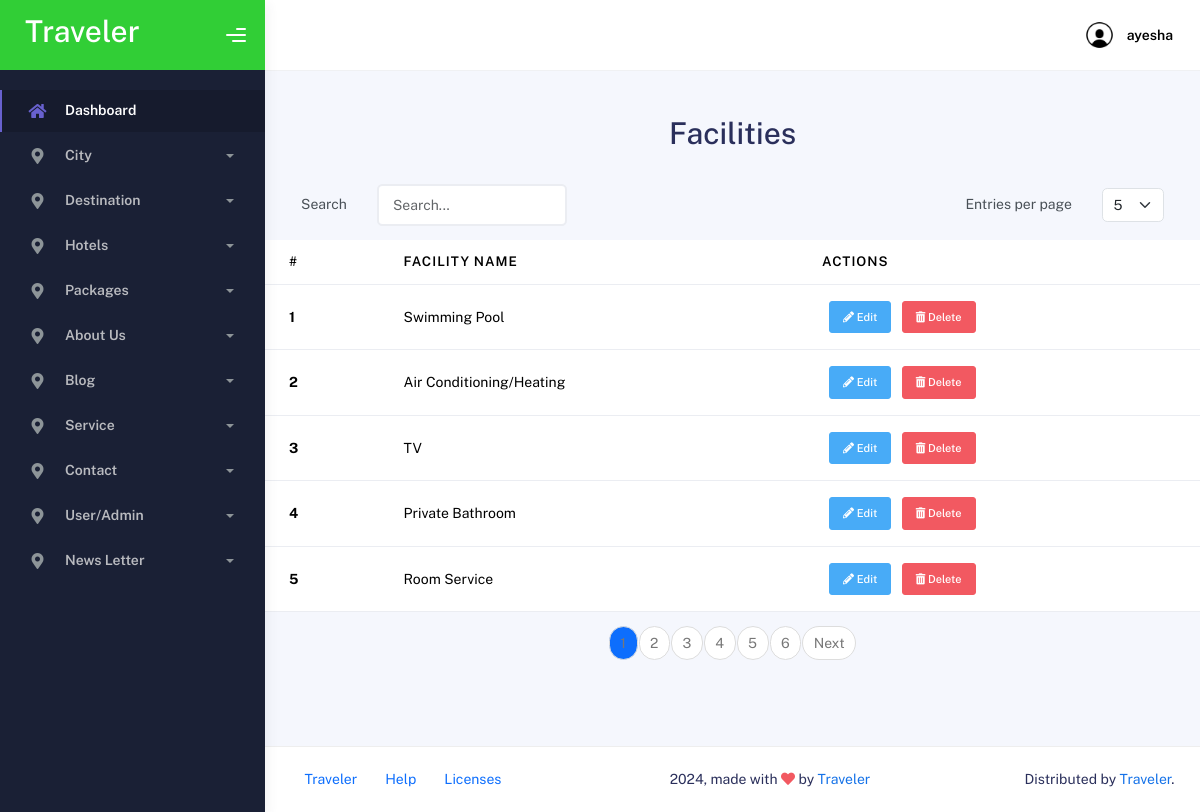
Page /admin/facilityshow.php (signed in) on the committed database.
### tables this page shows
CREATE TABLE `facility` (
  `FacilityID` int(11) NOT NULL,
  `FacilityName` varchar(255) NOT NULL
);

### admin/facilityshow.php (the view, shortened to what this page needs)
<?php
require "header.php";
require "connection.php";
$page = isset($_GET['page']) ? (int) $_GET['page'] : 1;
$entries_per_page = isset($_GET['entries']) ? (int) $_GET['entries'] : 5;
$start = ($page - 1) * $entries_per_page;
$total_entries_query = "SELECT COUNT(*) AS total FROM `facility`";
$total_entries_result = mysqli_query($conn, $total_entries_query);
$total_entries_row = mysqli_fetch_assoc($total_entries_result);
$total_entries = $total_entries_row['total'];
$total_pages = ceil($total_entries / $entries_per_page);
$qry = "SELECT * FROM `facility` LIMIT $start, $entries_per_page";
$result = mysqli_query($conn, $qry);
$serial_num = ($page - 1) * $entries_per_page + 1;
?>
<div class="container">
    <h1 class="mt-5 text-center">Facilities</h1>
    <div class="row g-3 align-items-center my-3 mx-4">
        <div class="col-auto">
            <label for="searchInput" class="col-form-label">Search</label>
        </div>
        <div class="col-auto">
            <input type="text" class="form-control" id="searchInput" placeholder="Search...">
        </div>
        <div class="col-auto ms-auto">
            <label for="entriesSelect" class="col-form-label">Entries per page</label>
        </div>
        <div class="col-auto">
            <select class="form-select" id="entriesSelect" onchange="updateEntries()">
                <option value="5" <?php if ($entries_per_page == 5) echo 'selected'; ?>>5</option>
            </select>
        </div>
    </div>
    <table class="table" id="facilitiesTable">
        <thead>
            <tr>
                <th scope="col">#</th>
                <th scope="col">Facility Name</th>
                <th scope="col">Actions</th>
            </tr>
        </thead>
        <tbody>
            <?php while ($row = mysqli_fetch_assoc($result)) { ?>
                <tr>
                    <th scope="row"><?php echo $serial_num ?></th>
                    <td><?php echo $row['FacilityName'] ?></td>
                    <td>
                        <a href="facilityedit.php?updid=<?php echo $row['FacilityID'] ?>" class="btn btn-sm btn-info mx-2" title="Edit"><i class='fas fa-pencil-alt'></i> Edit</a>
                        <a href="facilitydelete.php?dltid=<?php echo $row['FacilityID'] ?>" class="btn btn-sm btn-danger" title="Delete"><i class='fas fa-trash-alt'></i> Delete</a>
                    </td>
                </tr>
                <?php
                $serial_num++;
            } ?>
        </tbody>
    </table>
    <nav aria-label="Page navigation">
        <ul class="pagination justify-content-center">
            <?php for ($i = 1; $i <= $total_pages; $i++): ?>
                <li class="page-item <?php if ($i == $page) echo 'active'; ?>">
                    <a class="page-link" href="?page=<?= $i ?>&entries=<?= $entries_per_page ?>"><?= $i ?></a>
                </li>
            <?php endfor; ?>
            <?php if ($page < $total_pages): ?>
                <li class="page-item"><a class="page-link" href="?page=<?= $page + 1 ?>&entries=<?= $entries_per_page ?>">Next</a></li>
            <?php endif; ?>
        </ul>
    </nav>
</div>
<?php
require "footer.php";
?>

### admin/header.php (shortened to what this page needs)
<?php
if (isset($_SESSION['Role']) && $_SESSION['Role'] == "Admin") {
    include('connection.php');
    if (isset($_SESSION['AdminID'])) {
        $adminID = $_SESSION['AdminID'];
        $query = "SELECT `Name`, `Email` FROM `admin_user` WHERE `AdminID` = ?";
        $stmt = $conn->prepare($query);
        if ($stmt) {
            $stmt->bind_param("i", $adminID);
            $stmt->execute();
            $result = $stmt->get_result();
            if ($result->num_rows > 0) {
                $user = $result->fetch_assoc();
                $name = $user['Name'];
            } else {
                $name = "Unknown";
                $email = "Unknown";
            }
        } else {
            $name = "Error";
            $email = "Error";
        }
    } else {
        $name = "Error";
        $email = "Error";
    }
} else {
    header("Location: login.php");
    exit();
}
?>
  <!DOCTYPE html>
  <html lang="en">
  <head>
    <link rel="stylesheet" href="assets/css/bootstrap.min.css" />
    <link rel="stylesheet" href="assets/css/plugins.min.css" />
    <link rel="stylesheet" href="assets/css/kaiadmin.min.css" />
  </head>
  <body>
    <div class="wrapper">
      <div class="sidebar" data-background-color="dark">
        <div class="sidebar-logo">
          <div class="logo-header" data-background-color="green">
            <a href="index.php" class="logo">
              <h1 style="color: white;">Traveler</h1>
            </a>
            <div class="nav-toggle">
              <button class="btn btn-toggle toggle-sidebar">
                <i class="gg-menu-right"></i>
              </button>
            </div>
          </div>
        </div>
        <div class="sidebar-wrapper scrollbar scrollbar-inner">
          <div class="sidebar-content">
            <ul class="nav nav-secondary">
              <li class="nav-item active">
                <a data-bs-toggle="collapse" href="#dashboard" class="collapsed" aria-expanded="false">
                  <i class="fas fa-home"></i>
                  <p>Dashboard</p>
                </a>
              </li>
              <li class="nav-item">
                <a data-bs-toggle="collapse" href="#City">
                  <i class="fas fa-map-marker-alt"></i>
                  <p>City</p>
                  <span class="caret"></span>
                </a>
              </li>
              <li class="nav-item">
                <a data-bs-toggle="collapse" href="#destination">
                  <i class="fas fa-map-marker-alt"></i>
                  <p>Destination</p>
                  <span class="caret"></span>
                </a>
              </li>
              <li class="nav-item">
                <a data-bs-toggle="collapse" href="#hotels">
                  <i class="fas fa-map-marker-alt"></i>
                  <p>Hotels</p>
                  <span class="caret"></span>
                </a>
              </li>
              <li class="nav-item">
                <a data-bs-toggle="collapse" href="#card">
                  <i class="fas fa-map-marker-alt"></i>
                  <p>Packages</p>
                  <span class="caret"></span>
                </a>
              </li>
              <li class="nav-item">
                <a data-bs-toggle="collapse" href="#about">
                  <i class="fas fa-map-marker-alt"></i>
                  <p>About Us</p>
                  <span class="caret"></span>
                </a>
              </li>
              <li class="nav-item">
                <a data-bs-toggle="collapse" href="#blog">
                  <i class="fas fa-map-marker-alt"></i>
                  <p>Blog</p>
                  <span class="caret"></span>
                </a>
              </li>
              <li class="nav-item">
                <a data-bs-toggle="collapse" href="#Service">
                  <i class="fas fa-map-marker-alt"></i>
                  <p>Service</p>
                  <span class="caret"></span>
                </a>
              </li>
              <li class="nav-item">
                <a data-bs-toggle="collapse" href="#contact">
                  <i class="fas fa-map-marker-alt"></i>
                  <p>Contact</p>
                  <span class="caret"></span>
                </a>
              </li>
              <li class="nav-item">
                <a data-bs-toggle="collapse" href="#user">
                  <i class="fas fa-map-marker-alt"></i>
                  <p>User/Admin</p>
                  <span class="caret"></span>
                </a>
              </li>
              <li class="nav-item">
                <a data-bs-toggle="collapse" href="#news">
                  <i class="fas fa-map-marker-alt"></i>
                  <p>News Letter</p>
                  <span class="caret"></span>
                </a>
              </li>
            </ul>
          </div>
        </div>
      </div>
      <div class="main-panel">
        <div class="main-header">
          <nav class="navbar navbar-header navbar-header-transparent navbar-expand-lg border-bottom">
            <div class="container-fluid">
            <ul class="navbar-nav topbar-nav ms-md-auto align-items-center">
    <li class="nav-item topbar-user dropdown hidden-caret">
        <a class="dropdown-toggle profile-pic" data-bs-toggle="dropdown" href="#" aria-expanded="false">
        <div class="avatar-sm">
                      <img src="assets/img/random.jpg" alt="..." class="avatar-img rounded-circle" />
                    </div>
            <span class="profile-username">
                <span class="fw-bold"><?php echo htmlspecialchars($name); ?></span>
            </span>
        </a>
    </li>
</ul>
            </div>
          </nav>
        </div>
    </body>
    </html>

### rows in the picture
facility: FacilityName "Swimming Pool"
facility: FacilityName "Air Conditioning/Heating"
facility: FacilityName "TV"
facility: FacilityName "Private Bathroom"
facility: FacilityName "Room Service"

### other values in the picture
$name "ayesha"
